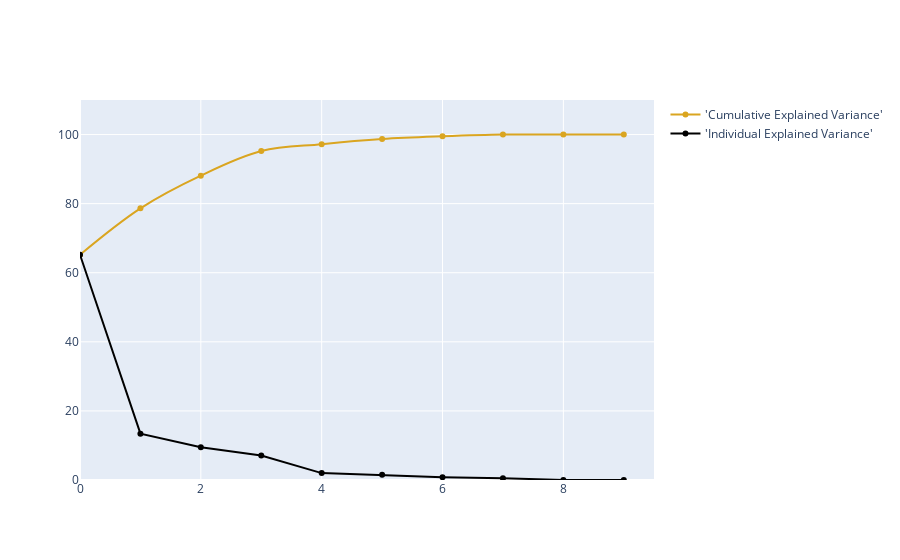

Source (notebook cell):
### Code cell
trace1 = go.Scatter(
    x=list(range(10)),
    y= cum_var_exp,
    mode='lines+markers',
    hoverinfo= "all",
    name="'Cumulative Explained Variance'",
    line=dict(
        shape='spline',
        color = 'goldenrod'
    )
)
trace2 = go.Scatter(
    x=list(range(10)),
    y= var_exp,
    hoverinfo= "all",
    mode='lines+markers',
    name="'Individual Explained Variance'",
    line=dict(
        shape='linear',
        color = 'black'
    )
)
fig = tls.make_subplots(insets=[{'cell': (1,1), 'l': 0.7, 'b': 0.3}],
                          print_grid=True)

fig.append_trace(trace1, 1, 1)
fig.append_trace(trace2,1,1)
fig.layout.xaxis = dict(range=[0, 9.5])
fig.layout.yaxis = dict(range=[0, 110])

py.iplot(fig, filename='inset example')

### Figure 1 — Plotly figure (JSON) as saved in the notebook; plotly's stock layout.template omitted (floating-point values rounded to 4 significant figures; data arrays with more than 128 entries replaced by an {"elided": "..."} marker saying what was removed)
{"data": [{"hoverinfo": "all", "line": {"color": "goldenrod", "shape": "spline"}, "mode": "lines+markers", "name": "'Cumulative Explained Variance'", "type": "scatter", "x": [0, 1, 2, 3, 4, 5, 6, 7, 8, 9], "xaxis": "x", "y": {"elided": "1171 float values"}, "yaxis": "y"}, {"hoverinfo": "all", "line": {"color": "black", "shape": "linear"}, "mode": "lines+markers", "name": "'Individual Explained Variance'", "type": "scatter", "x": [0, 1, 2, 3, 4, 5, 6, 7, 8, 9], "xaxis": "x", "y": {"elided": "1171 float values"}, "yaxis": "y"}], "layout": {"xaxis": {"range": [0, 9.5]}, "xaxis2": {"anchor": "y2", "domain": [0.7, 1]}, "yaxis": {"range": [0, 110]}, "yaxis2": {"anchor": "x2", "domain": [0.3, 1]}}}
